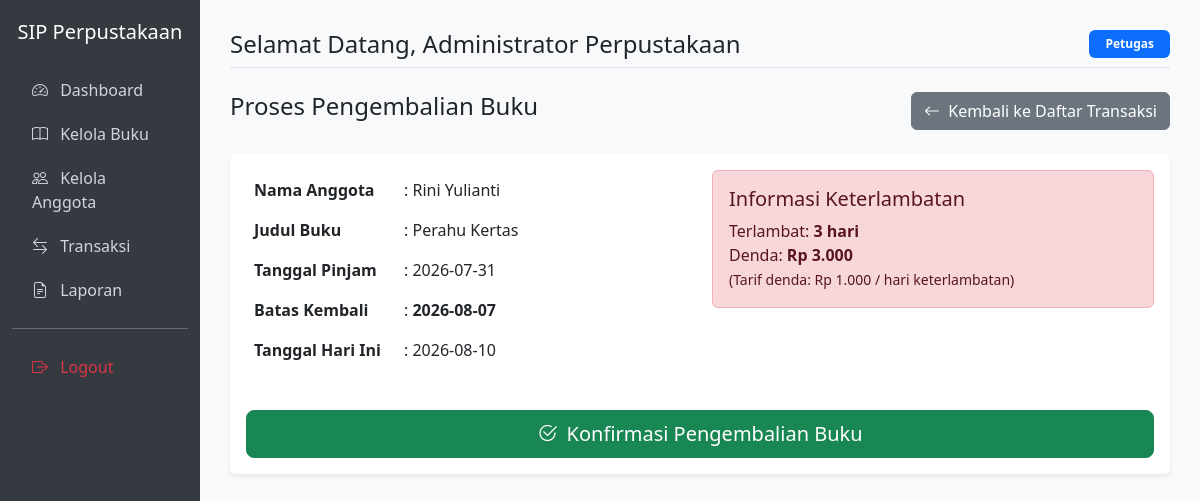
/peminjaman/kembali.php?id=4 (signed in), run on an earlier commit of the app's database.
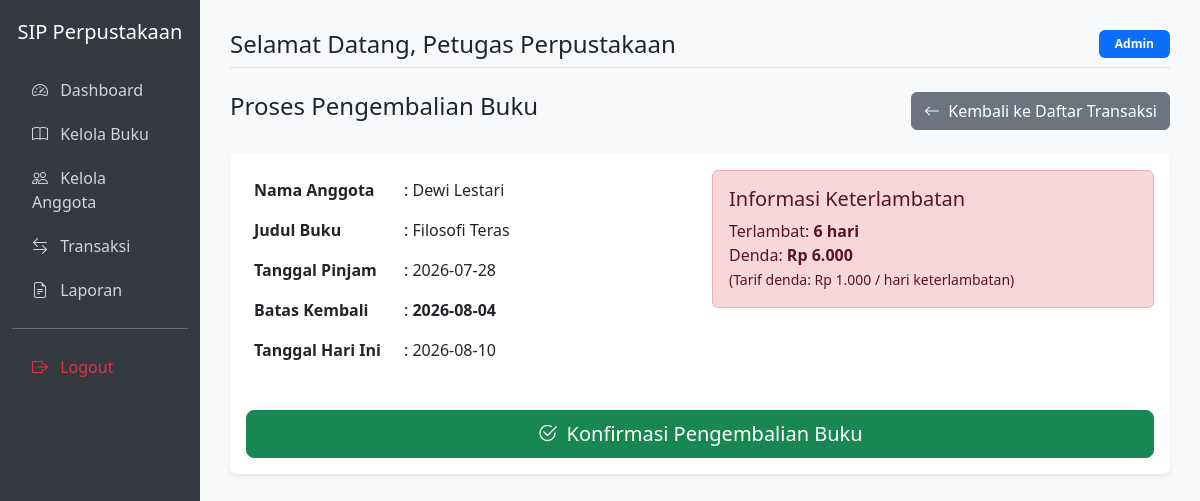
And on a later commit of the database.
### tables this page shows
CREATE TABLE IF NOT EXISTS peminjaman (
    id INT AUTO_INCREMENT PRIMARY KEY,
    kode_peminjaman VARCHAR(20) NOT NULL UNIQUE,
    anggota_id INT NOT NULL,
    buku_id INT NOT NULL,
    user_id INT NOT NULL,
    tanggal_pinjam DATE NOT NULL,
    batas_kembali DATE NOT NULL,
    tanggal_dikembalikan DATE NULL DEFAULT NULL,
    status ENUM('Dipinjam', 'Dikembalikan', 'Terlambat') DEFAULT 'Dipinjam',
    denda INT DEFAULT 0,
    created_at TIMESTAMP DEFAULT CURRENT_TIMESTAMP,
    FOREIGN KEY (anggota_id) REFERENCES anggota(id) ON DELETE CASCADE,
    FOREIGN KEY (buku_id) REFERENCES buku(id) ON DELETE CASCADE,
    FOREIGN KEY (user_id) REFERENCES users(id) ON DELETE CASCADE
);

CREATE TABLE IF NOT EXISTS anggota (
    id INT AUTO_INCREMENT PRIMARY KEY,
    kode_anggota VARCHAR(20) NOT NULL UNIQUE,
    nama VARCHAR(100) NOT NULL,
    jenis_kelamin ENUM('L', 'P') NOT NULL,
    alamat TEXT NOT NULL,
    no_telp VARCHAR(20) NOT NULL,
    email VARCHAR(100) NOT NULL,
    created_at TIMESTAMP DEFAULT CURRENT_TIMESTAMP
);

CREATE TABLE IF NOT EXISTS buku (
    id INT AUTO_INCREMENT PRIMARY KEY,
    kode_buku VARCHAR(20) UNIQUE NOT NULL,
    judul VARCHAR(255) NOT NULL,
    pengarang VARCHAR(100) NOT NULL,
    penerbit VARCHAR(100) NOT NULL,
    tahun_terbit YEAR NOT NULL,
    kategori VARCHAR(50) NOT NULL,
    stok INT NOT NULL DEFAULT 0,
    created_at TIMESTAMP DEFAULT CURRENT_TIMESTAMP
);

### config/koneksi.php (called while the page is built, shortened)
<?php
$base_url = "http://localhost/sertifikasi";
?>

### peminjaman/kembali.php (the view, shortened to what this page needs)
<?php
require_once '../includes/header.php';
$id = $_GET['id'];
$stmt = $conn->prepare("SELECT p.*, b.judul, b.id as buku_id, a.nama as nama_anggota FROM peminjaman p
                        JOIN buku b ON p.buku_id = b.id
                        JOIN anggota a ON p.anggota_id = a.id
                        WHERE p.id = :id");
$stmt->execute(['id' => $id]);
$transaksi = $stmt->fetch();
$tanggal_sekarang = date('Y-m-d');
$batas_kembali = $transaksi->batas_kembali;
$denda = 0;
$hari_terlambat = 0;
if (strtotime($tanggal_sekarang) > strtotime($batas_kembali)) {
    $diff = strtotime($tanggal_sekarang) - strtotime($batas_kembali);
    $hari_terlambat = floor($diff / (60 * 60 * 24));
    $denda = $hari_terlambat * 1000;
}
?>
<div class="d-flex justify-content-between align-items-center mb-4">
    <h4>Proses Pengembalian Buku</h4>
    <a href="index.php" class="btn btn-secondary"><i class="bi bi-arrow-left me-1"></i> Kembali ke Daftar Transaksi</a>
</div>
<div class="card">
    <div class="card-body">
        <?php if($transaksi->status != 'Dikembalikan'): ?>
            <div class="row mb-4">
                <div class="col-md-6">
                    <table class="table table-borderless">
                        <tr><th width="150">Nama Anggota</th><td>: <?= htmlspecialchars($transaksi->nama_anggota) ?></td></tr>
                        <tr><th>Judul Buku</th><td>: <?= htmlspecialchars($transaksi->judul) ?></td></tr>
                        <tr><th>Tanggal Pinjam</th><td>: <?= htmlspecialchars($transaksi->tanggal_pinjam) ?></td></tr>
                        <tr><th>Batas Kembali</th><td>: <span class="fw-bold"><?= htmlspecialchars($transaksi->batas_kembali) ?></span></td></tr>
                        <tr><th>Tanggal Hari Ini</th><td>: <?= $tanggal_sekarang ?></td></tr>
                    </table>
                </div>
                <div class="col-md-6">
                    <div class="alert <?= $hari_terlambat > 0 ? 'alert-danger' : 'alert-info' ?>">
                        <h5 class="alert-heading">Informasi Keterlambatan</h5>
                        <p class="mb-0">Terlambat: <strong><?= $hari_terlambat ?> hari</strong></p>
                        <p class="mb-0">Denda: <strong>Rp <?= number_format($denda, 0, ',', '.') ?></strong></p>
                        <small>(Tarif denda: Rp 1.000 / hari keterlambatan)</small>
                    </div>
                </div>
            </div>
            <form method="POST" action="">
                <button type="submit" class="btn btn-success btn-lg w-100" onclick="return confirm('Proses pengembalian buku? Pastikan denda (jika ada) sudah dibayarkan.')">
                    <i class="bi bi-check2-circle me-1"></i> Konfirmasi Pengembalian Buku
                </button>
            </form>
        <?php endif; ?>
    </div>
</div>
<?php require_once '../includes/footer.php'; ?>

### includes/header.php (shortened to what this page needs)
<?php
require_once __DIR__ . '/../config/koneksi.php';
?>
<!DOCTYPE html>
<html lang="id">
<head>
    <link href="https://cdn.jsdelivr.net/npm/bootstrap@5.3.0/dist/css/bootstrap.min.css" rel="stylesheet">
    <link rel="stylesheet" href="https://cdn.jsdelivr.net/npm/bootstrap-icons@1.10.5/font/bootstrap-icons.css">
</head>
<body>
<div class="container-fluid">
    <div class="row">
        <div class="col-md-2 sidebar text-white">
            <h5 class="text-center mb-4">SIP Perpustakaan</h5>
            <a href="<?= $base_url ?>/index.php"><i class="bi bi-speedometer2 me-2"></i> Dashboard</a>
            <a href="<?= $base_url ?>/buku/index.php"><i class="bi bi-book me-2"></i> Kelola Buku</a>
            <a href="<?= $base_url ?>/anggota/index.php"><i class="bi bi-people me-2"></i> Kelola Anggota</a>
            <a href="<?= $base_url ?>/peminjaman/index.php"><i class="bi bi-arrow-left-right me-2"></i> Transaksi</a>
            <a href="<?= $base_url ?>/laporan/index.php"><i class="bi bi-file-earmark-text me-2"></i> Laporan</a>
            <hr>
            <a href="<?= $base_url ?>/logout.php" class="text-danger"><i class="bi bi-box-arrow-right me-2"></i> Logout</a>
        </div>
        <div class="col-md-10 content">
            <div class="d-flex justify-content-between align-items-center mb-4 pb-2 border-bottom">
                <h4 class="mb-0">Selamat Datang, <?= htmlspecialchars($_SESSION['nama_lengkap']) ?></h4>
                <span class="badge bg-primary px-3 py-2"><?= ucfirst($_SESSION['role']) ?></span>
            </div>

### includes/footer.php (shortened to what this page needs)
        </div>
    </div>
</div>
</body>
</html>

### includes/header.php (style rules this page uses)
body { background-color: #f8f9fa; }
.sidebar { min-height: 100vh; background-color: #343a40; padding-top: 20px; }
.sidebar a { color: #d1d5db; text-decoration: none; display: block; padding: 10px 20px; font-weight: 500; }
.content { padding: 30px; }
.card { box-shadow: 0 0.125rem 0.25rem rgba(0, 0, 0, 0.075); border: none; }

What changed in the data, as far as the page shows it:
changed peminjaman: anggota.nama "Rini Yulianti" → "Dewi Lestari"; buku.judul "Perahu Kertas" → "Filosofi Teras"; tanggal_pinjam "2026-07-31" → "2026-07-28"; batas_kembali "2026-08-07" → "2026-08-04"; batas_kembali "3" → "6"; batas_kembali "3.000" → "6.000"
Also different on the page:
$_SESSION['nama_lengkap']: "Administrator Perpustakaan" → "Petugas Perpustakaan"
$_SESSION['role']: "Petugas" → "Admin"
